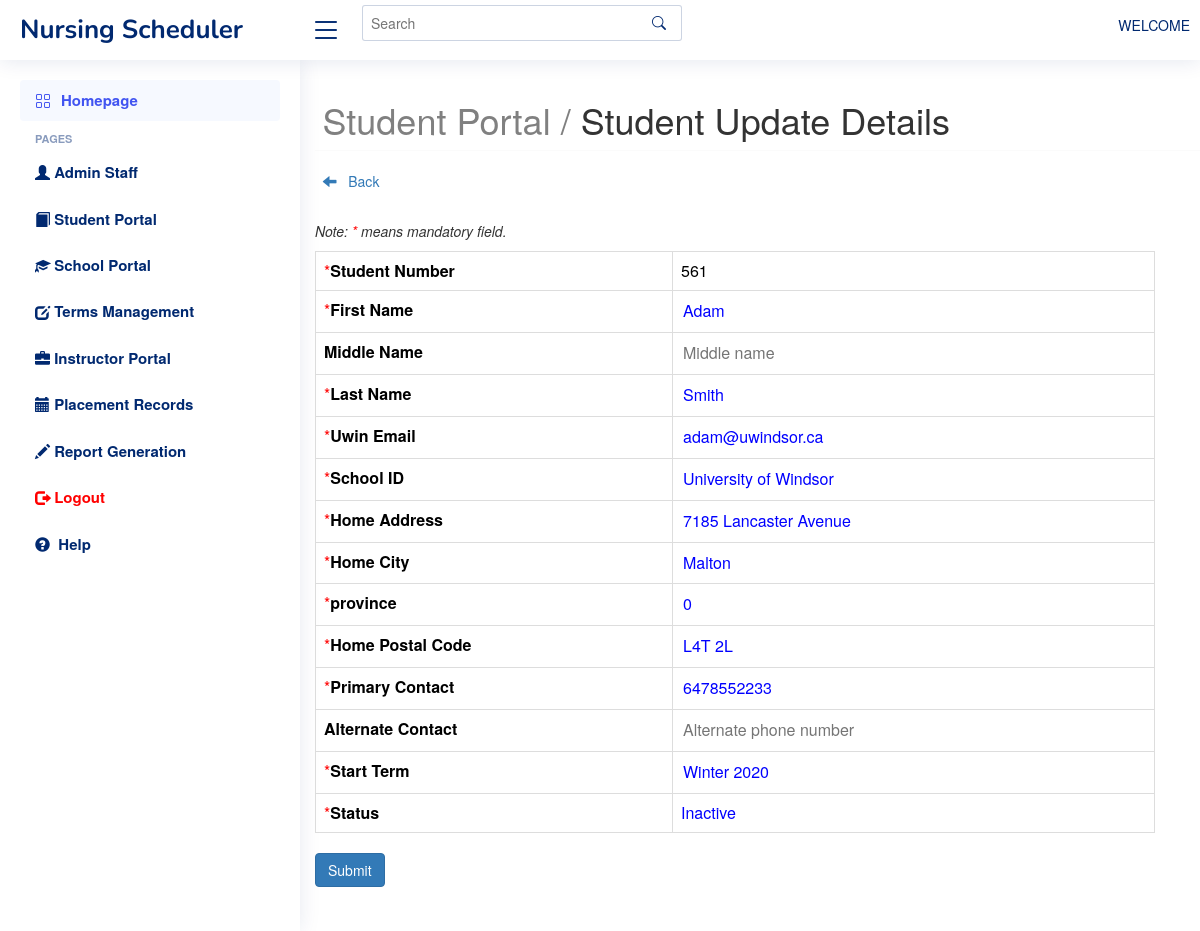
Screenshot of /public/students/student_update_form.php?id=561 with the database file from the repository.
### tables this page shows
CREATE TABLE `students` (
  `student_number` bigint(20) UNSIGNED NOT NULL,
  `first_name` varchar(30) NOT NULL,
  `last_name` varchar(30) NOT NULL,
  `middle_name` varchar(30) DEFAULT NULL,
  `uwin_email` varchar(30) NOT NULL,
  `school_id` varchar(191) NOT NULL,
  `home_address` varchar(50) NOT NULL,
  `home_city` varchar(50) NOT NULL,
  `prov_id` bigint(20) UNSIGNED NOT NULL,
  `home_postal_code` varchar(6) NOT NULL,
  `phone1` varchar(15) NOT NULL,
  `phone2` varchar(15) DEFAULT NULL,
  `start_term` varchar(191) NOT NULL,
  `year` int(20) NOT NULL,
  `status` int(11) NOT NULL,
  `comments` varchar(255) NOT NULL,
  `created_at` timestamp NULL DEFAULT NULL,
  `updated_at` timestamp NULL DEFAULT NULL,
  `h_name` varchar(255) NOT NULL,
  `h_department` varchar(255) NOT NULL,
  `h_unit` varchar(255) NOT NULL
);

### public/students/student_update_form.php (the view, shortened to what this page needs)
<?php
include "../../private/header.php";
include "../../private/db.php";
$id = $_GET['id'];
$sql = "SELECT * FROM students where student_number ='$id'";
$result = mysqli_query($conn, $sql);
$students = mysqli_fetch_all($result, MYSQLI_ASSOC);
?>
<!DOCTYPE html>
<html lang="en">
<head>
</head>
<body>
 <main id="main" class="main">
	<div class="row">
		<h1><span style="color:grey">Student Portal / </span>Student Update Details</h1><hr>
	</div>
	<div class="row" style="background:white">
<a href="student.php" class=""><span class="glyphicon glyphicon-arrow-left"></span> &nbsp Back</a>
		<div class="row" style="background:white; margin-top:30px;">  <p><i>Note: <span style="color:red;">*</span> means mandatory field.</i></span></p>
			<?php foreach($students as $st) {?>
		<form action="student_update_insert.php?st_id=<?php echo $st['student_number']?>" method="post" >
			<table class="table table-bordered">
			  <tr>
			    <td><span style="color:red">*</span><b>Student Number</b></td>
				<td><?php echo $st['student_number'];?></td>
			  </tr>
			   <tr>
			    <td ><span style="color:red">*</span><b>First Name</b></td>
				<td><input name="first_name" style="width=:100%; border-style:hidden; color:blue; width:100%" type="text" value="<?php echo $st['first_name']; ?>"></td>
			  </tr>
			   <tr>
			    <td><b>Middle Name</b></td>
				<td><input name="middle_name" type="text" style="color:blue; border-style:hidden; width:100%" placeholder='Middle name' value="<?php echo $st['middle_name']; ?>"></td>
			  </tr>
			   <tr>
			    <td><span style="color:red">*</span><b>Last Name</b></td>
				<td><input name="last_name" style="color:blue; border-style:hidden; width:100%" type="text" value="<?php echo $st['last_name']; ?>"></td>
			  </tr>
			   <tr>
			    <td><span style="color:red">*</span><b>Uwin Email</b></td>
				<td><input name="uwin_email" style="color:blue; border-style:hidden; width:100%" type="email" value ="<?php echo $st['uwin_email']; ?>"></td>
			  </tr>
			   <tr>
			    <td><span style="color:red">*</span><b>School ID</b></td>
				<td><input name="school_id"  style="color:blue; border-style:hidden; width:100%" type="text" value="<?php echo $st['school_id']; ?>"></td>
			  </tr>
			   <tr>
			    <td><span style="color:red">*</span><b>Home Address</b></td>
				<td><input name="home_address" type="text" style="color:blue; border-style:hidden; width:100%" value="<?php echo $st['home_address']; ?>"></td>
			  </tr>
			   <tr>
			    <td><span style="color:red">*</span><b>Home City</b></td>
				<td><input name="home_city" type="text" style="color:blue; border-style:hidden; width:100%"  value="<?php echo $st['home_city']; ?>"></td>
			  </tr>
			   <tr>
			    <td><span style="color:red">*</span><b>province</b></td>
				<td><input name="province" type="text" style="color:blue; border-style:hidden; width:100%" value="<?php echo $st['prov_id']; ?>"></td>
			  </tr>
			   <tr>
			    <td><span style="color:red">*</span><b>Home Postal Code</b></td>
				<td><input name="home_postal_code"  style="color:blue; border-style:hidden; width:100%" type="text" value="<?php echo $st['home_postal_code']; ?>"></td>
			  </tr>
			   <tr>
			    <td><span style="color:red">*</span><b>Primary Contact</b></td>
				<td><input name="primary_contact" style="color:blue; border-style:hidden; width:100%" type="text" value="<?php echo $st['phone1']; ?>"></td>
			  </tr>
			   <tr>
			    <td><b>Alternate Contact</b></td>
				<td><input name="alternate_contact" style="color:blue; border-style:hidden; width:100%" type="text" placeholder='Alternate phone number' value="<?php echo $st['phone2']; ?>"></td>
			  </tr>
			   <tr>
			    <td><span style="color:red">*</span><b>Start Term</b></td>
				<td><input name="start_term" style="color:blue; border-style:hidden; width:100%" type="text" value="<?php echo $st['start_term']; ?>"> </td>
			  </tr>
			   <tr>
			    <td><span style="color:red">*</span><b>Status</b></td>
				<td><span style="color:blue; border-style:hidden"><?php
				if($st['status'] == 0)
				{
					echo "Inactive";
				}
				else
				{
					echo "Active";
				}
				?></span></td>
			  </tr>
			</table>
			 <span title="Click to submit the update"><input type="submit" class="btn btn-primary" value="Submit"></span>
			</form> <?php } ?>
		</div>
	</div>
 </main>
</body>
</html>

### public/students/assets/css/style.css (style rules this page uses)
:root { scroll-behavior: smooth; }
body { font-family: "Open Sans", sans-serif; background: #f6f9ff; color: #444444; }
a { color: #4154f1; text-decoration: none; }
h1, h2, h3, h4, h5, h6 { font-family: "Nunito", sans-serif; }
#main { margin-top: 60px; padding: 20px 30px; transition: all 0.3s; }
@media (min-width: 1200px) { #main, #footer { margin-left: 300px; } }

### rows the page displays
students: student_number "561", first_name "Adam", last_name "Smith", uwin_email "adam@uwindsor.ca", school_id "University of Windsor", home_address "7185 Lancaster Avenue", home_city "Malton", province "0", home_postal_code "L4T 2L", primary_contact "6478552233", start_term "Winter 2020", status "Inactive"
